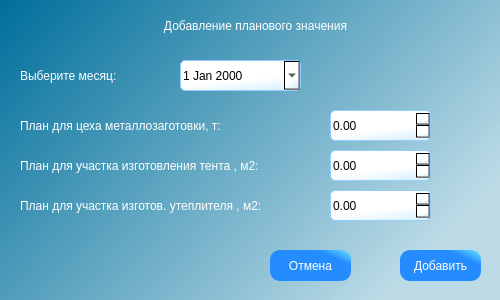
<?xml version="1.0" encoding="UTF-8"?>
<ui version="4.0">
 <class>add_prod_wind</class>
 <widget class="QDialog" name="add_prod_wind">
  <property name="geometry">
   <rect>
    <x>0</x>
    <y>0</y>
    <width>500</width>
    <height>300</height>
   </rect>
  </property>
  <property name="minimumSize">
   <size>
    <width>500</width>
    <height>300</height>
   </size>
  </property>
  <property name="maximumSize">
   <size>
    <width>500</width>
    <height>300</height>
   </size>
  </property>
  <property name="windowTitle">
   <string>Добавление планового значения</string>
  </property>
  <property name="windowIcon">
   <iconset resource="../../images/images_store.qrc">
    <normaloff>:/table/tables/add_db.png</normaloff>:/table/tables/add_db.png</iconset>
  </property>
  <property name="styleSheet">
   <string notr="true">QDialog{
     background:qlineargradient(spread:pad, x1:0, y1:0, x2:1, y2:0.574, stop:0 rgba(0, 111, 155, 255), stop:1 rgba(187, 218, 230, 248));
}</string>
  </property>
  <widget class="QPushButton" name="cnsl_btn">
   <property name="geometry">
    <rect>
     <x>270</x>
     <y>250</y>
     <width>81</width>
     <height>31</height>
    </rect>
   </property>
   <property name="styleSheet">
    <string notr="true">QPushButton{
     background-color: qlineargradient(spread:pad, x1:0.75, y1:0.204545, x2:1, y2:0, stop:0 rgba(36, 140, 255, 255), stop:1 rgba(106, 232, 255, 255));
     border-style: outset;
     border-radius: 10px;
     font: 10pt &quot;Times New Roman&quot;;
	 color:white;
 }

QPushButton:hover{
     background-color:qlineargradient(spread:reflect, x1:0, y1:0.261, x2:0.989, y2:0, stop:0.267045 rgba(255, 0, 0, 255), stop:1 rgba(255, 255, 255, 255));
     border-style: inset;
     font: 12pt &quot;Times New Roman&quot;;
	 color:black;
 }</string>
   </property>
   <property name="text">
    <string>Отмена</string>
   </property>
   <property name="autoDefault">
    <bool>false</bool>
   </property>
  </widget>
  <widget class="QLabel" name="label_main">
   <property name="geometry">
    <rect>
     <x>20</x>
     <y>60</y>
     <width>161</width>
     <height>31</height>
    </rect>
   </property>
   <property name="styleSheet">
    <string notr="true">font: 75 16pt &quot;Times New Roman&quot;;
color:white;</string>
   </property>
   <property name="text">
    <string>Выберите месяц:</string>
   </property>
   <property name="alignment">
    <set>Qt::AlignLeading|Qt::AlignLeft|Qt::AlignVCenter</set>
   </property>
  </widget>
  <widget class="QPushButton" name="add_btn_2">
   <property name="geometry">
    <rect>
     <x>400</x>
     <y>250</y>
     <width>81</width>
     <height>31</height>
    </rect>
   </property>
   <property name="styleSheet">
    <string notr="true">QPushButton{
     background-color: qlineargradient(spread:pad, x1:0.75, y1:0.204545, x2:1, y2:0, stop:0 rgba(36, 140, 255, 255), stop:1 rgba(106, 232, 255, 255));
     border-style: outset;
     border-radius: 10px;
     font: 10pt &quot;Times New Roman&quot;;
	 color:white;
 }

QPushButton:hover{
     background-color:qlineargradient(spread:pad, x1:0, y1:0, x2:1, y2:0, stop:0 rgba(0, 171, 0, 255), stop:1 rgba(255, 255, 255, 255));
     border-style: inset;
     font: 12pt &quot;Times New Roman&quot;;
	 color:black;
 }</string>
   </property>
   <property name="text">
    <string>Добавить</string>
   </property>
  </widget>
  <widget class="QDateEdit" name="dateEdit">
   <property name="geometry">
    <rect>
     <x>180</x>
     <y>60</y>
     <width>121</width>
     <height>31</height>
    </rect>
   </property>
   <property name="styleSheet">
    <string notr="true">QDateEdit{
     background-color:qlineargradient(spread:pad, x1:1, y1:1, x2:0.813, y2:0.527727, stop:0 rgba(212, 239, 255, 255), stop:1 rgba(255, 255, 255, 255));
	border : 1px solid;
	border-color:rgb(148, 205, 255);
    border-radius: 5%;
	color:black;
	font: 12pt &quot;Times New Roman&quot;;
 }</string>
   </property>
   <property name="dateTime">
    <datetime>
     <hour>0</hour>
     <minute>0</minute>
     <second>0</second>
     <year>2000</year>
     <month>1</month>
     <day>1</day>
    </datetime>
   </property>
   <property name="calendarPopup">
    <bool>true</bool>
   </property>
  </widget>
  <widget class="QDoubleSpinBox" name="kmd_SpinBox">
   <property name="geometry">
    <rect>
     <x>330</x>
     <y>110</y>
     <width>101</width>
     <height>31</height>
    </rect>
   </property>
   <property name="styleSheet">
    <string notr="true">QDoubleSpinBox{
     background-color:qlineargradient(spread:pad, x1:1, y1:1, x2:0.813, y2:0.527727, stop:0 rgba(212, 239, 255, 255), stop:1 rgba(255, 255, 255, 255));
	border : 1px solid;
	border-color:rgb(148, 205, 255);
    border-radius: 5%;
	color:black;
	font: 12pt &quot;Times New Roman&quot;;
 }</string>
   </property>
   <property name="maximum">
    <double>1000000.000000000000000</double>
   </property>
  </widget>
  <widget class="QLabel" name="label_main_4">
   <property name="geometry">
    <rect>
     <x>20</x>
     <y>110</y>
     <width>301</width>
     <height>31</height>
    </rect>
   </property>
   <property name="styleSheet">
    <string notr="true">font: 75 14pt &quot;Times New Roman&quot;;
color:white;</string>
   </property>
   <property name="text">
    <string>План для цеха металлозаготовки, т:</string>
   </property>
   <property name="alignment">
    <set>Qt::AlignLeading|Qt::AlignLeft|Qt::AlignVCenter</set>
   </property>
  </widget>
  <widget class="QDoubleSpinBox" name="tent_SpinBox">
   <property name="geometry">
    <rect>
     <x>330</x>
     <y>150</y>
     <width>101</width>
     <height>31</height>
    </rect>
   </property>
   <property name="styleSheet">
    <string notr="true">QDoubleSpinBox{
     background-color:qlineargradient(spread:pad, x1:1, y1:1, x2:0.813, y2:0.527727, stop:0 rgba(212, 239, 255, 255), stop:1 rgba(255, 255, 255, 255));
	border : 1px solid;
	border-color:rgb(148, 205, 255);
    border-radius: 5%;
	color:black;
	font: 12pt &quot;Times New Roman&quot;;
 }</string>
   </property>
   <property name="maximum">
    <double>1000000.000000000000000</double>
   </property>
  </widget>
  <widget class="QLabel" name="label_main_5">
   <property name="geometry">
    <rect>
     <x>20</x>
     <y>150</y>
     <width>301</width>
     <height>31</height>
    </rect>
   </property>
   <property name="styleSheet">
    <string notr="true">font: 75 12pt &quot;Times New Roman&quot;;
color:white;</string>
   </property>
   <property name="text">
    <string>План для участка изготовления тента , м2:</string>
   </property>
   <property name="alignment">
    <set>Qt::AlignLeading|Qt::AlignLeft|Qt::AlignVCenter</set>
   </property>
  </widget>
  <widget class="QLabel" name="label_main_2">
   <property name="geometry">
    <rect>
     <x>20</x>
     <y>10</y>
     <width>471</width>
     <height>31</height>
    </rect>
   </property>
   <property name="styleSheet">
    <string notr="true">font: 75 16pt &quot;Times New Roman&quot;;
color:white;</string>
   </property>
   <property name="text">
    <string>Добавление планового значения</string>
   </property>
   <property name="alignment">
    <set>Qt::AlignCenter</set>
   </property>
  </widget>
  <widget class="QDoubleSpinBox" name="spu_SpinBox">
   <property name="geometry">
    <rect>
     <x>330</x>
     <y>190</y>
     <width>101</width>
     <height>31</height>
    </rect>
   </property>
   <property name="styleSheet">
    <string notr="true">QDoubleSpinBox{
     background-color:qlineargradient(spread:pad, x1:1, y1:1, x2:0.813, y2:0.527727, stop:0 rgba(212, 239, 255, 255), stop:1 rgba(255, 255, 255, 255));
	border : 1px solid;
	border-color:rgb(148, 205, 255);
    border-radius: 5%;
	color:black;
	font: 12pt &quot;Times New Roman&quot;;
 }</string>
   </property>
   <property name="maximum">
    <double>1000000.000000000000000</double>
   </property>
  </widget>
  <widget class="QLabel" name="label_main_6">
   <property name="geometry">
    <rect>
     <x>20</x>
     <y>190</y>
     <width>311</width>
     <height>31</height>
    </rect>
   </property>
   <property name="styleSheet">
    <string notr="true">font: 75 12pt &quot;Times New Roman&quot;;
color:white;</string>
   </property>
   <property name="text">
    <string>План для участка изготов. утеплителя , м2:</string>
   </property>
   <property name="alignment">
    <set>Qt::AlignLeading|Qt::AlignLeft|Qt::AlignVCenter</set>
   </property>
  </widget>
 </widget>
 <resources>
  <include location="../../images/images_store.qrc"/>
 </resources>
 <connections>
  <connection>
   <sender>cnsl_btn</sender>
   <signal>clicked()</signal>
   <receiver>add_prod_wind</receiver>
   <slot>close()</slot>
   <hints>
    <hint type="sourcelabel">
     <x>305</x>
     <y>135</y>
    </hint>
    <hint type="destinationlabel">
     <x>177</x>
     <y>84</y>
    </hint>
   </hints>
  </connection>
 </connections>
</ui>
